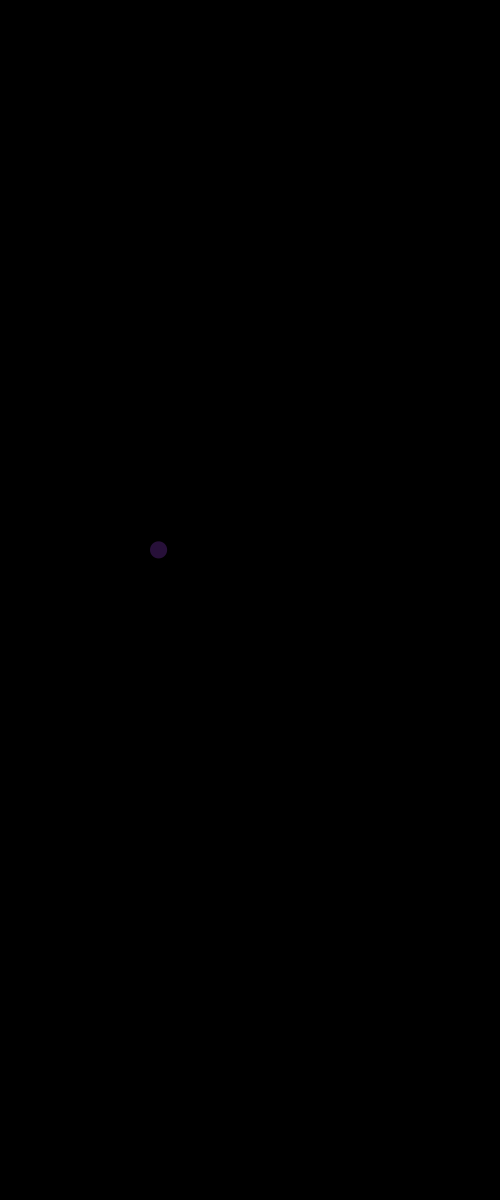
Frame 1 (no input)
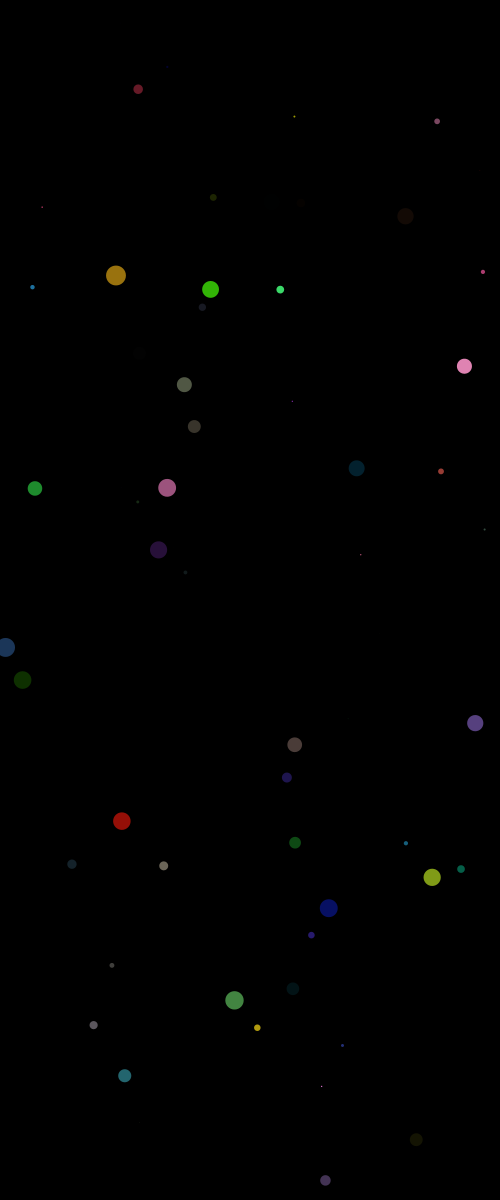
Frame 60 (the mouse pressed at the canvas centre just before this capture)
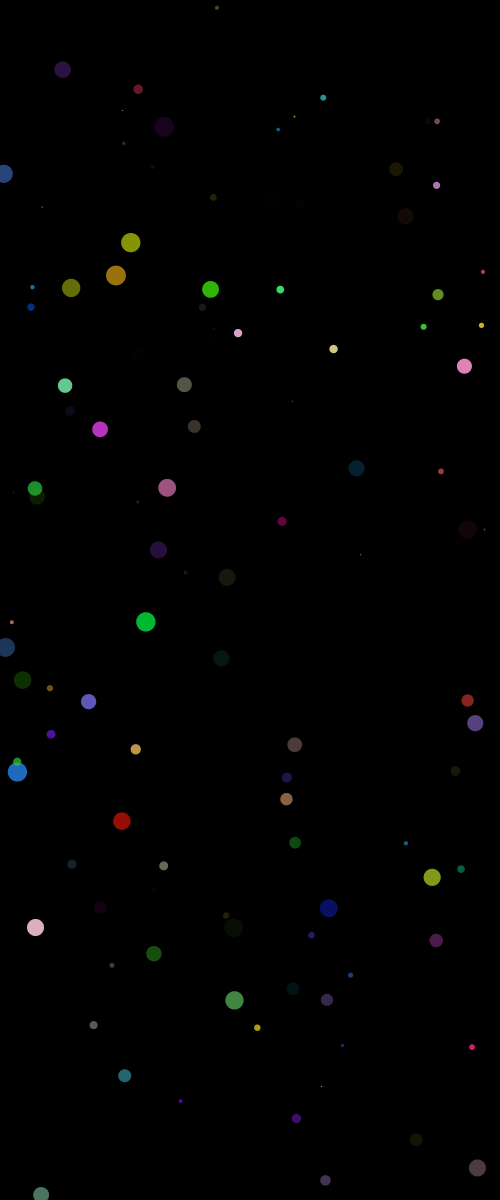
Frame 120 (the mouse held since frame 60 and released just before this capture)

The Processing sketch that drew these frames (run headless with seeded random() and noise(); from frame 60 on, the mouse is pressed at the canvas centre):

// Processing sketch: processing_13198
// ── processing_13198.pde

float r= 100;
float g= 150;
float b= 200;
float a= 200;

float diam= 20;
float x= 100;
float y= 100;

void setup () {
  size (500,1200);
  background (0);
  smooth () ;
}

void draw () {
  // fill all varibles with random values
  r= random (255);
  g= random (255);
  b= random (255);
  a= random (255);
  diam= random (20);
  x= random (width);
  y= random (height);
  
  //use values to draw an ellipse
  noStroke ();
  fill (r,g,b,a);
  ellipse (x, y, diam, diam);
}

void keyPressed () {
  background(0);
}
